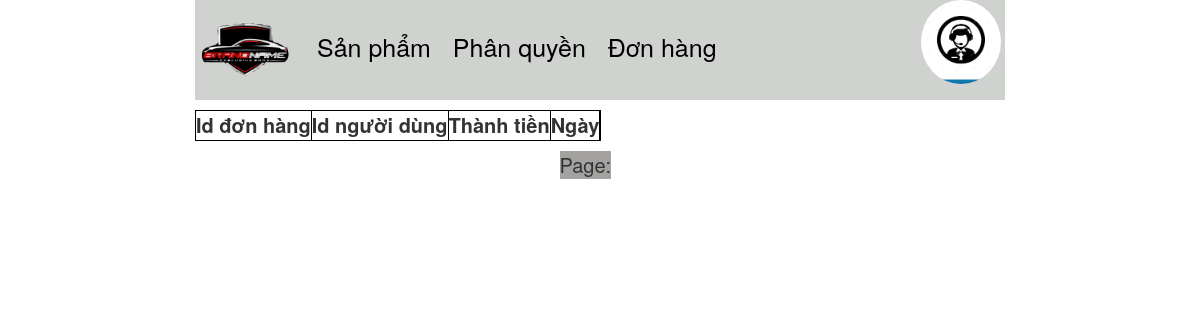
The page /DoAnWeb/Admin/Views/DonHang/index.php on the database as committed earlier.
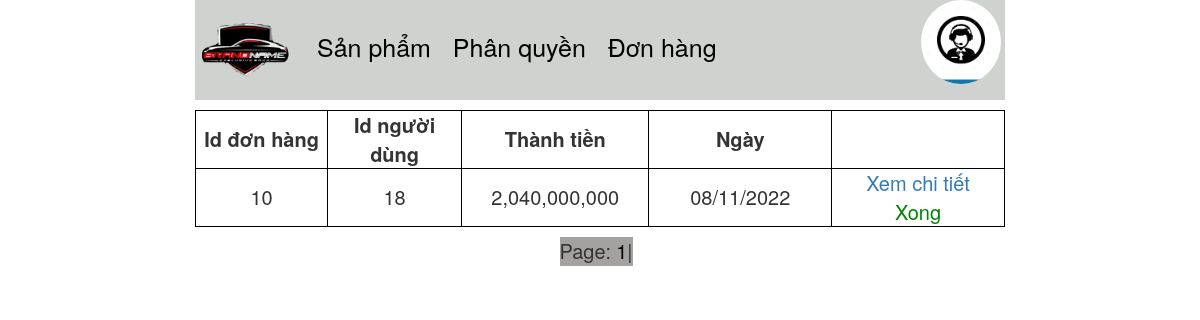
The same page on the database as committed later.
### tables this page shows
CREATE TABLE `tbl_donhang` (
  `id` int(11) NOT NULL,
  `id_user` int(11) NOT NULL,
  `thanhtien` int(11) NOT NULL,
  `date` varchar(20) NOT NULL,
  `status` bit(1) NOT NULL
);

### DoAnWeb/Admin/Controllers/DonHangController.php (called while the page is built, shortened)
<?php
include_once "../../Models/DonHangModel.php";
    class DonHangController
    {
        public $model;
        function __construct()
        {
            $this->model = new DonHangModel();
        }
        function XemDH()
        {
            $page = isset($_GET["page"])? $_GET["page"]:1;
            $page = is_numeric($page)?$page : 1;
            $pagesize = 6;
            $from = ($page-1)*$pagesize;
            $Listdh = $this->model->GetList($from, $pagesize);
            $total = ceil($this->model->CountAll()/$pagesize);
            include_once "../../Views/DonHang/xemdh.php";
        }
    }
?>

### DoAnWeb/Admin/Models/db_module.php (called while the page is built, shortened)
<?php
    function ExecuteQuery($link, $query)
    {
        return mysqli_query($link, $query);
    }
?>

### DoAnWeb/Admin/Models/DonHangModel.php (called while the page is built, shortened)
<?php
    include_once "db_module.php";
    include_once "DonHang.php";
    class DonHangModel
    {
        function CountAll()
        {
            $link=null;
            $result = ExecuteQuery($link, "select Count(*) from tbl_donhang");
            $row = mysqli_fetch_row($result);
            return $row[0];
        }
        function GetList($from, $size)
        {
            $link=null;
            $result = ExecuteQuery($link, "select * from tbl_donhang where status = 1 limit $from, $size");
            $data = array();
            while($rows = mysqli_fetch_assoc($result))
            {
                $dh = new DonHang($rows["id"], $rows["id_user"], $rows["thanhtien"], $rows["date"]);
                array_push($data, $dh);
            }
            return $data;
        }
    }
?>

### DoAnWeb/Admin/Models/DonHang.php (called while the page is built, shortened)
<?php
    class DonHang
    {
        function __construct($id, $id_user, $thanhtien, $date)
        {
            $this->id = $id;
            $this->id_user = $id_user;
            $this->thanhtien = $thanhtien;
            $this->date = $date;
        }
    }
?>

### DoAnWeb/Admin/Views/DonHang/xemdh.php (the view, shortened to what this page needs)
<!DOCTYPE html>
<html lang="en">
<body>
    <?php
    echo
    "
        <table style='font-size: 20px; margin-top: 10px;'>
            <tr>
                <th style='text-align: center; '>Id đơn hàng</th>
                <th style='text-align: center; '>Id người dùng</th>
                <th style='text-align: center; '>Thành tiền</th>
                <th style='text-align: center; '>Ngày</th>
                <th style='text-align: center; '></th>
            </tr>
    ";
    foreach($Listdh as $dh)
    {
        echo
        "
                <tr>
                <td style='text-align: center; width: 150px;'>".$dh->id."</td>
                <td style='text-align: center; width: 150px;'>$dh->id_user</td>
                <td style='text-align: center; width: 200px;'>".number_format($dh->thanhtien)."</td>
                <td style='text-align: center; width: 200px;'>$dh->date</td>
                <td style='text-align: center; width: 200px;'>
                    <a href='../ChitietDH/index.php?id=$dh->id'>Xem chi tiết</a><br>
                    <a type='button' style='color: green;' data-toggle='modal' data-target='#mymodal".$dh->id."'>Xong</a><br>
                </td>
                </tr>
        ";
    }
    echo "</table>";
    echo "
    <div style='display: inline-flex; background-color: #A3A2A0; font-size: 20px; margin-left: 45%; margin-top: 10px;'>
    Page: ";
    for($i = 1; $i <= $total; $i++)
    {
        echo
        "
            <a style='color: black; margin-left: 5px;' href='./?page=".$i."'>$i</a>|
        ";
    }
    echo "</div>"
    ?>
</body>
</html>

Rows that differ between the two databases and show on the page:
added tbl_donhang: id "10", id_user "18", thanhtien "2,040,000,000", date "08/11/2022"
Other text that changed with them:
new list line: "1 |"
